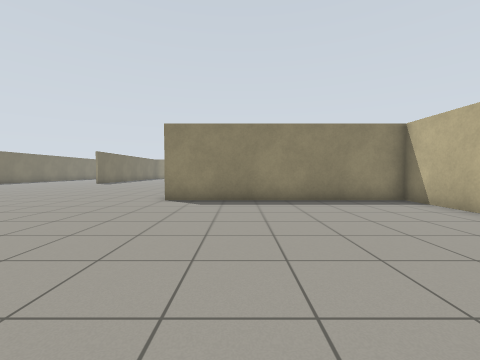
[1] (above)

17 first-person views from a walk through a Gazebo world. The camera is 0.94 m above the floor, tilts 2° down and sees 90° across. The floor is counted in squares, 1 m on a side. Each view is taken from the middle of a square. On the plan, view 1 faces up. The plan holds only what a view shows up to about 10 squares ahead; the rest is blank.

[2]
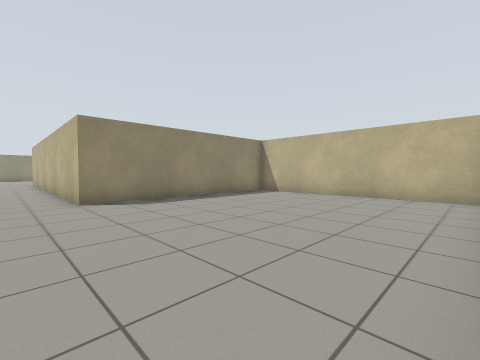

[3]
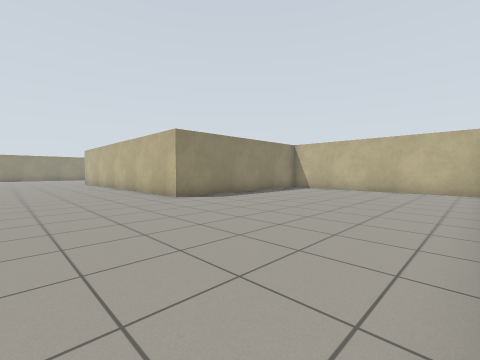

[4]
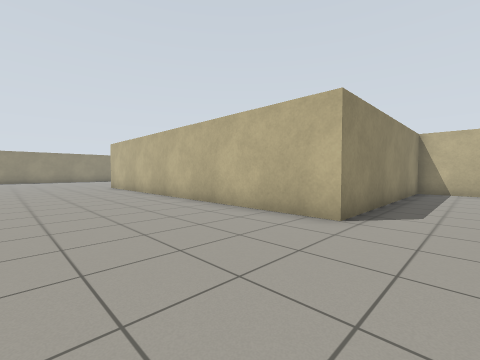

[5]
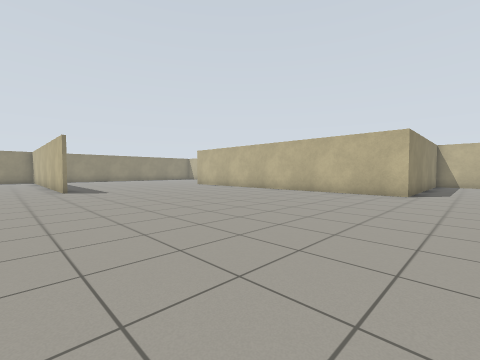

[6]
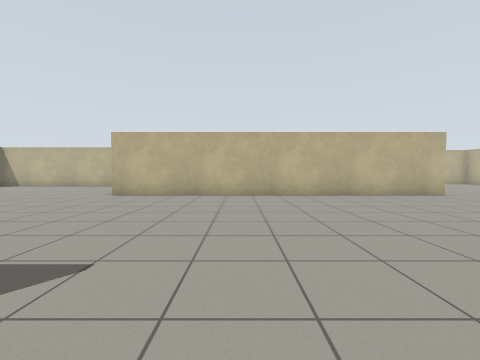

[7]
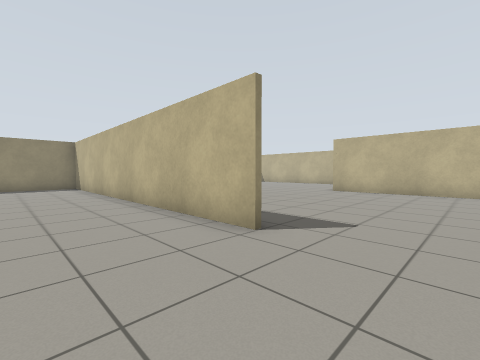

[8]
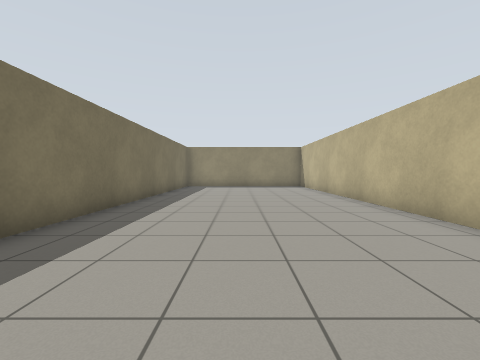

[9]
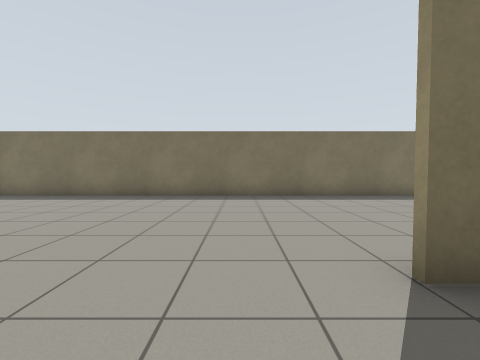

[10]
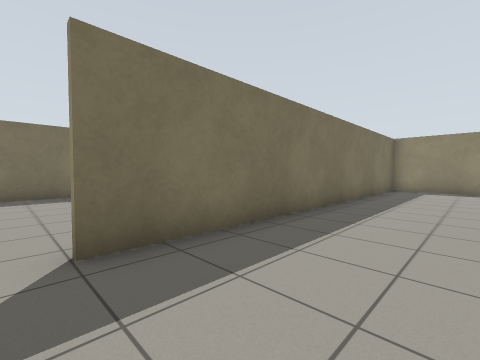

[11]
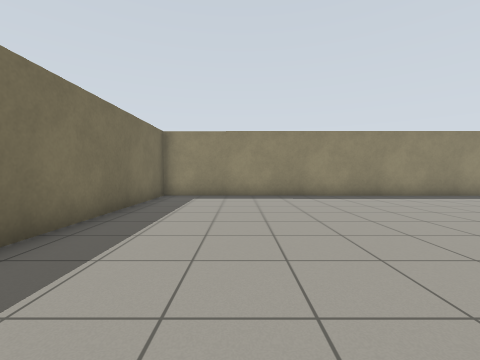

[12]
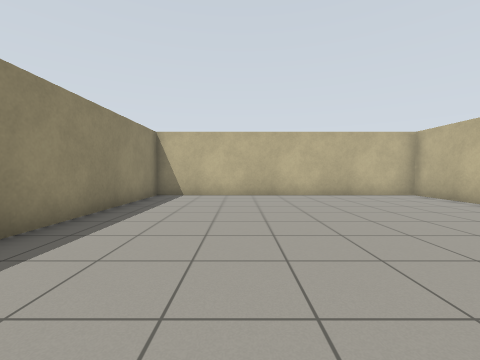

[13]
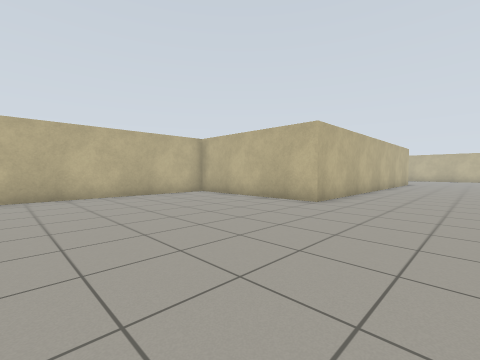

[14]
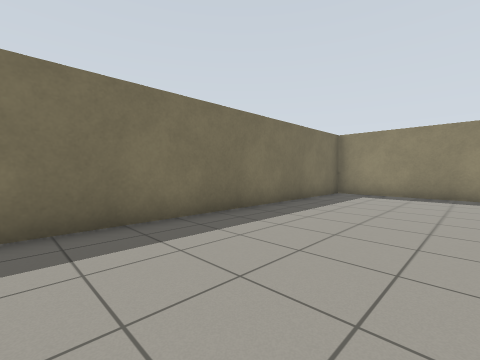

[15]
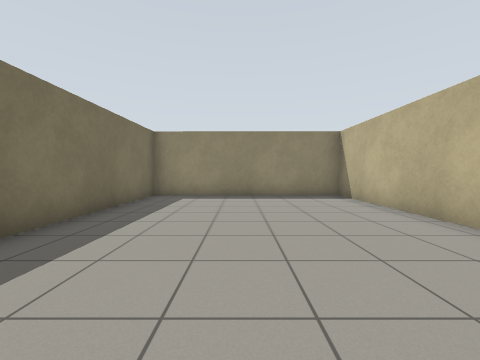

[16]
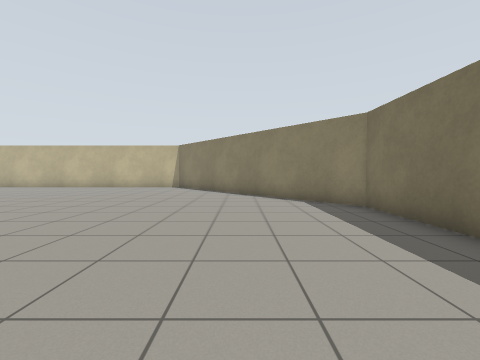

[17]
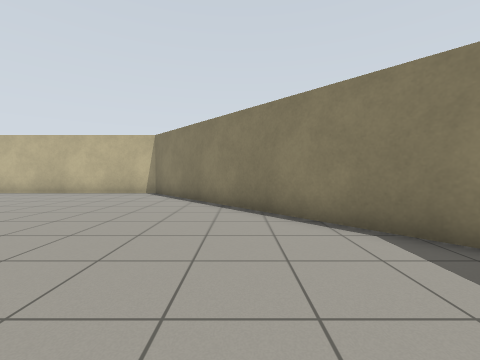

### Floor plan
Points are (right, up) in squares from view 1. A wall is a line through its corners. A room is listed if a view was taken in it or the views show most of it. See-through windows are left out.
Room 1 (views 1, 2, 3, 4, 5, 6, 7, 8, 9, 10, 11, 12, 13, 14, 15, 16, 17)
walls: (-11.1, 18.5) (-11.1, 31.4); (-11, 31.4) (-11, 18.5); (5.4, -0.1) (5.4, 7.8) (-2.5, 7.8) (-2.5, 21.1) (3.5, 21.1) (3.5, 31.3) (-18.4, 31.4) (-18.4, 7.6) (-11.7, 0)

Positions as (right, up) in squares from view 1, and headings:
1: (0, 0), facing up
2: (-4, 0), facing up-right
3: (-7, 0), facing up-right
4: (-7, 6), facing up-right
5: (-13, 6), facing up-right
6: (-12, 16), facing right
7: (-14, 16), facing up-right
8: (-15, 16), facing up
9: (-9, 17), facing left
10: (-8, 18), facing up-left
11: (-8, 22), facing up
12: (-6, 28), facing right
13: (-6, 28), facing down-right
14: (-14, 21), facing up-left
15: (-15, 22), facing up
16: (-15, 14), facing down
17: (-15, 10), facing down
